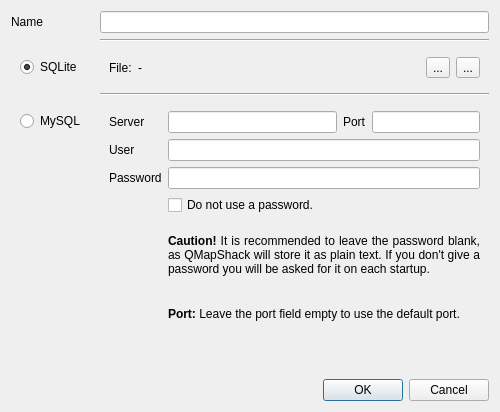
<?xml version="1.0" encoding="UTF-8"?>
<ui version="4.0">
 <class>ISetupDatabase</class>
 <widget class="QDialog" name="ISetupDatabase">
  <property name="geometry">
   <rect>
    <x>0</x>
    <y>0</y>
    <width>500</width>
    <height>412</height>
   </rect>
  </property>
  <property name="windowTitle">
   <string>Add database...</string>
  </property>
  <layout class="QVBoxLayout" name="verticalLayout">
   <item>
    <layout class="QGridLayout" name="gridLayout">
     <item row="0" column="1">
      <widget class="QLineEdit" name="lineName"/>
     </item>
     <item row="0" column="0">
      <widget class="QLabel" name="label_2">
       <property name="text">
        <string>Name</string>
       </property>
      </widget>
     </item>
     <item row="1" column="1">
      <widget class="Line" name="line">
       <property name="orientation">
        <enum>Qt::Horizontal</enum>
       </property>
      </widget>
     </item>
     <item row="3" column="1">
      <widget class="Line" name="line_2">
       <property name="orientation">
        <enum>Qt::Horizontal</enum>
       </property>
      </widget>
     </item>
     <item row="2" column="1">
      <widget class="QFrame" name="frameSqlite">
       <property name="frameShape">
        <enum>QFrame::NoFrame</enum>
       </property>
       <property name="frameShadow">
        <enum>QFrame::Plain</enum>
       </property>
       <layout class="QHBoxLayout" name="horizontalLayout_2">
        <item>
         <widget class="QLabel" name="label_5">
          <property name="sizePolicy">
           <sizepolicy hsizetype="Maximum" vsizetype="Preferred">
            <horstretch>0</horstretch>
            <verstretch>0</verstretch>
           </sizepolicy>
          </property>
          <property name="text">
           <string>File:</string>
          </property>
         </widget>
        </item>
        <item>
         <widget class="QLabel" name="labelFilename">
          <property name="text">
           <string>-</string>
          </property>
         </widget>
        </item>
        <item>
         <widget class="QToolButton" name="toolNewDB">
          <property name="toolTip">
           <string>Add new database.</string>
          </property>
          <property name="text">
           <string>...</string>
          </property>
          <property name="icon">
           <iconset resource="../../resources.qrc">
            <normaloff>:/icons/Add.svgt</normaloff>:/icons/Add.svgt</iconset>
          </property>
         </widget>
        </item>
        <item>
         <widget class="QToolButton" name="toolAddDB">
          <property name="toolTip">
           <string>Open existing database.</string>
          </property>
          <property name="text">
           <string>...</string>
          </property>
          <property name="icon">
           <iconset resource="../../resources.qrc">
            <normaloff>:/icons/PathBlue.svgt</normaloff>:/icons/PathBlue.svgt</iconset>
          </property>
         </widget>
        </item>
       </layout>
      </widget>
     </item>
     <item row="4" column="0">
      <widget class="QFrame" name="frame">
       <property name="frameShape">
        <enum>QFrame::NoFrame</enum>
       </property>
       <property name="frameShadow">
        <enum>QFrame::Plain</enum>
       </property>
       <layout class="QVBoxLayout" name="verticalLayout_2">
        <item>
         <widget class="QRadioButton" name="radioMysql">
          <property name="text">
           <string>MySQL</string>
          </property>
          <property name="autoExclusive">
           <bool>true</bool>
          </property>
          <attribute name="buttonGroup">
           <string notr="true">buttonGroup</string>
          </attribute>
         </widget>
        </item>
        <item>
         <spacer name="verticalSpacer_2">
          <property name="orientation">
           <enum>Qt::Vertical</enum>
          </property>
          <property name="sizeHint" stdset="0">
           <size>
            <width>20</width>
            <height>40</height>
           </size>
          </property>
         </spacer>
        </item>
       </layout>
      </widget>
     </item>
     <item row="2" column="0">
      <widget class="QFrame" name="frame_2">
       <property name="frameShape">
        <enum>QFrame::NoFrame</enum>
       </property>
       <property name="frameShadow">
        <enum>QFrame::Plain</enum>
       </property>
       <layout class="QVBoxLayout" name="verticalLayout_3">
        <item>
         <widget class="QRadioButton" name="radioSqlite">
          <property name="text">
           <string>SQLite</string>
          </property>
          <property name="checked">
           <bool>true</bool>
          </property>
          <property name="autoExclusive">
           <bool>true</bool>
          </property>
          <attribute name="buttonGroup">
           <string notr="true">buttonGroup</string>
          </attribute>
         </widget>
        </item>
       </layout>
      </widget>
     </item>
     <item row="4" column="1">
      <widget class="QFrame" name="frameMysql">
       <property name="frameShape">
        <enum>QFrame::NoFrame</enum>
       </property>
       <property name="frameShadow">
        <enum>QFrame::Plain</enum>
       </property>
       <layout class="QFormLayout" name="formLayout">
        <item row="0" column="0">
         <widget class="QLabel" name="label">
          <property name="text">
           <string>Server</string>
          </property>
         </widget>
        </item>
        <item row="0" column="1">
         <layout class="QHBoxLayout" name="horizontalLayout">
          <item>
           <widget class="QLineEdit" name="lineServer"/>
          </item>
          <item>
           <widget class="QLabel" name="label_7">
            <property name="text">
             <string>Port</string>
            </property>
           </widget>
          </item>
          <item>
           <widget class="QLineEdit" name="linePort">
            <property name="sizePolicy">
             <sizepolicy hsizetype="Maximum" vsizetype="Fixed">
              <horstretch>0</horstretch>
              <verstretch>0</verstretch>
             </sizepolicy>
            </property>
            <property name="inputMask">
             <string>00000</string>
            </property>
           </widget>
          </item>
         </layout>
        </item>
        <item row="1" column="0">
         <widget class="QLabel" name="label_3">
          <property name="text">
           <string>User</string>
          </property>
         </widget>
        </item>
        <item row="1" column="1">
         <widget class="QLineEdit" name="lineUser"/>
        </item>
        <item row="2" column="0">
         <widget class="QLabel" name="label_4">
          <property name="text">
           <string>Password</string>
          </property>
         </widget>
        </item>
        <item row="2" column="1">
         <widget class="QLineEdit" name="linePasswd">
          <property name="echoMode">
           <enum>QLineEdit::Password</enum>
          </property>
         </widget>
        </item>
        <item row="3" column="1">
         <widget class="QCheckBox" name="checkMySQLNoPasswd">
          <property name="text">
           <string>Do not use a password.</string>
          </property>
         </widget>
        </item>
        <item row="4" column="1">
         <widget class="QLabel" name="label_6">
          <property name="sizePolicy">
           <sizepolicy hsizetype="Preferred" vsizetype="Expanding">
            <horstretch>0</horstretch>
            <verstretch>0</verstretch>
           </sizepolicy>
          </property>
          <property name="text">
           <string>&lt;p align=&quot;justify&quot;&gt;&lt;span style=&quot; font-weight:600;&quot;&gt;Caution!&lt;/span&gt; It is recommended to leave the password blank, as QMapShack will store it as plain text. If you don't give a password you will be asked for it on each startup.&lt;/p&gt;</string>
          </property>
          <property name="wordWrap">
           <bool>true</bool>
          </property>
         </widget>
        </item>
        <item row="6" column="1">
         <spacer name="verticalSpacer">
          <property name="orientation">
           <enum>Qt::Vertical</enum>
          </property>
          <property name="sizeHint" stdset="0">
           <size>
            <width>20</width>
            <height>40</height>
           </size>
          </property>
         </spacer>
        </item>
        <item row="5" column="1">
         <widget class="QLabel" name="label_8">
          <property name="text">
           <string>&lt;b&gt;Port:&lt;/b&gt; Leave the port field empty to use the default port.</string>
          </property>
          <property name="wordWrap">
           <bool>true</bool>
          </property>
         </widget>
        </item>
       </layout>
      </widget>
     </item>
    </layout>
   </item>
   <item>
    <widget class="QDialogButtonBox" name="buttonBox">
     <property name="orientation">
      <enum>Qt::Horizontal</enum>
     </property>
     <property name="standardButtons">
      <set>QDialogButtonBox::Cancel|QDialogButtonBox::Ok</set>
     </property>
    </widget>
   </item>
  </layout>
 </widget>
 <resources>
  <include location="../../resources.qrc"/>
 </resources>
 <connections>
  <connection>
   <sender>buttonBox</sender>
   <signal>accepted()</signal>
   <receiver>ISetupDatabase</receiver>
   <slot>accept()</slot>
   <hints>
    <hint type="sourcelabel">
     <x>248</x>
     <y>254</y>
    </hint>
    <hint type="destinationlabel">
     <x>157</x>
     <y>274</y>
    </hint>
   </hints>
  </connection>
  <connection>
   <sender>buttonBox</sender>
   <signal>rejected()</signal>
   <receiver>ISetupDatabase</receiver>
   <slot>reject()</slot>
   <hints>
    <hint type="sourcelabel">
     <x>316</x>
     <y>260</y>
    </hint>
    <hint type="destinationlabel">
     <x>286</x>
     <y>274</y>
    </hint>
   </hints>
  </connection>
 </connections>
 <buttongroups>
  <buttongroup name="buttonGroup"/>
 </buttongroups>
</ui>
